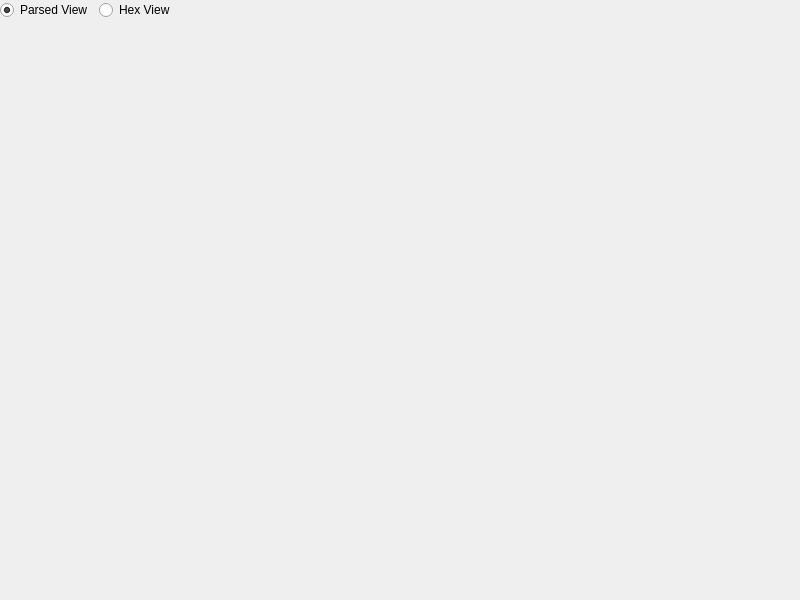
<?xml version="1.0" encoding="UTF-8"?>
<ui version="4.0">
 <class>StreamViewer</class>
 <widget class="QWidget" name="StreamViewer">
  <property name="geometry">
   <rect>
    <x>0</x>
    <y>0</y>
    <width>800</width>
    <height>600</height>
   </rect>
  </property>
  <property name="windowTitle">
   <string>StreamViewer</string>
  </property>
  <layout class="QGridLayout" name="gridLayout">
   <property name="leftMargin">
    <number>0</number>
   </property>
   <property name="topMargin">
    <number>0</number>
   </property>
   <property name="rightMargin">
    <number>0</number>
   </property>
   <property name="bottomMargin">
    <number>0</number>
   </property>
   <item row="2" column="0">
    <widget class="QStackedWidget" name="stackedWidget">
     <widget class="QWidget" name="pageParsedViewer"/>
     <widget class="QWidget" name="pageHexViewer">
      <layout class="QGridLayout" name="gridLayout_2">
       <item row="0" column="0">
        <widget class="QPlainTextEdit" name="hexViewer">
         <property name="font">
          <font>
           <family>Consolas</family>
           <pointsize>14</pointsize>
          </font>
         </property>
         <property name="readOnly">
          <bool>true</bool>
         </property>
        </widget>
       </item>
      </layout>
     </widget>
    </widget>
   </item>
   <item row="1" column="0">
    <layout class="QHBoxLayout" name="horizontalLayout">
     <item>
      <widget class="QRadioButton" name="buttonParsedView">
       <property name="text">
        <string>Parsed View</string>
       </property>
       <property name="checked">
        <bool>true</bool>
       </property>
      </widget>
     </item>
     <item>
      <widget class="QRadioButton" name="buttonHexView">
       <property name="text">
        <string>Hex View</string>
       </property>
       <property name="checked">
        <bool>false</bool>
       </property>
      </widget>
     </item>
     <item>
      <spacer name="horizontalSpacer">
       <property name="orientation">
        <enum>Qt::Horizontal</enum>
       </property>
       <property name="sizeHint" stdset="0">
        <size>
         <width>40</width>
         <height>20</height>
        </size>
       </property>
      </spacer>
     </item>
    </layout>
   </item>
  </layout>
 </widget>
 <resources/>
 <connections/>
</ui>
